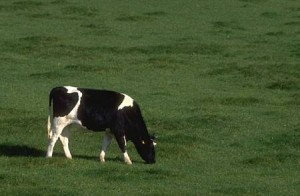
%> input picture Lab05 - Image Segmentation/cv_lab05_code/cow.jpg, 300 x 196 px
$ octave --eval "run_ex5;"   (GNU Octave 9; MATLAB toolbox functions it lacks are replaced by stand-ins)
%> lines starting %> are read from the running program, lines starting %| are printed output that depends on the picture
### Lab05 - Image Segmentation/cv_lab05_code/meanshiftSeg.m
function [map peak] = meanshiftSeg(img)

% finer results
img = double(img);

% performance variables
r = 25; % experiment with other values

% generate dataset from image
L = size(img,1)*size(img,2); % number of pixels
X = [reshape(img(:,:,1),L,1), reshape(img(:,:,2),L,1), reshape(img(:,:,3),L,1)];

% find peaks and pixel to peak map
[map, peak] = mean_shift(X,r);

map = reshape(map, size(img(:,:,1))); % map is a Lx1 vector before


end

### Lab05 - Image Segmentation/cv_lab05_code/mean_shift.m
function [map, peaks] = mean_shift(X, r)
% Inputs:
%   - X: discrete set of samples from a density function, size L x n (L:
%   number of total pixels in the image, n=3 for L*a*b value
%   - r: radius for spherical window in L*a*b space
% Outputs:
%   - peaks: L*a*b peaks, size m x n (m: number of peaks, n=3 for L,a,b)
%   - map: maps data set pixels in X to their peak index in peaks, size L x
%   1

L = size(X,1);

% initialize loop variables
initialized = false;
peaks = [];
map = zeros(L,1);

for i=1:L

    text = ['Finding peak for pixel ',num2str(i),'/',num2str(L), '...'];
    fprintf(text);

    new_peak = find_peak(X, X(i,:), r);

    if initialized == false
        initialized = true;
        peaks = [peaks; new_peak];
        map(i) = size(peaks,1);
    else
        % find distances in L*a*b space from the new L*a*b peak to the
        % already found ones
        new_peak_matrix = repmat(new_peak, [size(peaks,1),1]);
        lab_distances = sqrt( sum( (peaks-new_peak_matrix).^2 ,2) );

        % find peaks that are too close to the new peak
        too_close_indices = find(lab_distances < (r/2));

        if isempty(too_close_indices) % if no peaks are found that are too close, add the new one
            peaks = [peaks; new_peak];
            map(i) = size(peaks,1);
        else % map pixel to the closest found peak that already exists
            [closest_distance, closest_index] = min(lab_distances);
            map(i) = closest_index;
        end

    end

end
end

### Lab05 - Image Segmentation/cv_lab05_code/find_peak.m
function peak = find_peak(X, xl, r)

% Inputs:
%   - X: discrete set of samples from a density function, size L x n (L:
%   number of total pixels in the image, n=3 for L*a*b value
%   - xl: starting pixel, size 1xn
%   - r: radius for spherical window in L*a*b space
% Outputs:
%   - peak

L = size(X,1);

% initialize loop variables
current_peak = xl;
threshold = 2; % set to ~5 for debugging, speeds up computation significantly
shift_distance = Inf;

while shift_distance > threshold

    % find distances in L*a*b space from the pixels to the current lab peak
    current_peak_matrix = repmat(current_peak, [L,1]);
    lab_distances = sqrt( sum( (X-current_peak_matrix).^2 ,2) );

    % find spherical window around current lab peak in L*a*b space
    window = X(lab_distances < r,:);

    % find new lab peak
    new_peak = mean(window,1); %average of the L*a*b values in the window

    % distance shift in L*a*b space
    shift_distance = norm(new_peak - current_peak);

    % reset for next loop
    current_peak = new_peak;

end

peak = new_peak;

end

### Lab05 - Image Segmentation/cv_lab05_code/exercise5.m
function run_ex5()

close all;
clear all;

% load image
img = imread('cow.jpg');
%> img is the input picture: size 196x300x3 uint8; mean R, G, B 68, 84.9, 47.4
% for faster debugging you might want to decrease the size of your image
% (use imresize)
% (especially for the mean-shift part!)
img = imresize(img, 1); % imresize(input_img, scale)

figure, imshow(img), title('original image');

% smooth image (6.1a)
% (replace the following line with your code for the smoothing of the image)
filter = fspecial('gaussian', [5 5], 5); %fspecial(type, window_size, sigma)
imgSmoothed = imfilter(img, filter);
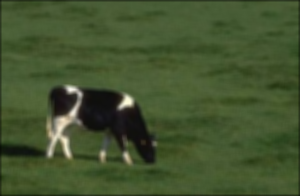
%> imgSmoothed: size 196x300x3 uint8; mean R, G, B 67.4, 84, 46.9
figure, imshow(imgSmoothed), title('smoothed image');

% convert to L*a*b* image (6.1b)
% (replace the folliwing line with your code to convert the image to lab
cform = makecform('srgb2lab');
imglab = applycform(imgSmoothed,cform);
%> imglab: size 196x300x3 uint8; mean of channels 1, 2, 3 85.1, 115.9, 147.3
figure, imshow(imglab), title('l*a*b* image');


% (6.2)
[mapMS peak] = meanshiftSeg(imglab);
%> in meanshiftSeg, `img = double(img);`: img: size 196x300x3 double; mean of channels 1, 2, 3 85.1, 115.9, 147.3
visualizeSegmentationResults (mapMS,peak);
disp(['Mean-Shift: peaks = ' int2str(size(peak,1))])

% (6.3)
[mapEM cluster] = EM(imglab);
visualizeSegmentationResults (mapEM,cluster);

end
%> (the run ends here)
